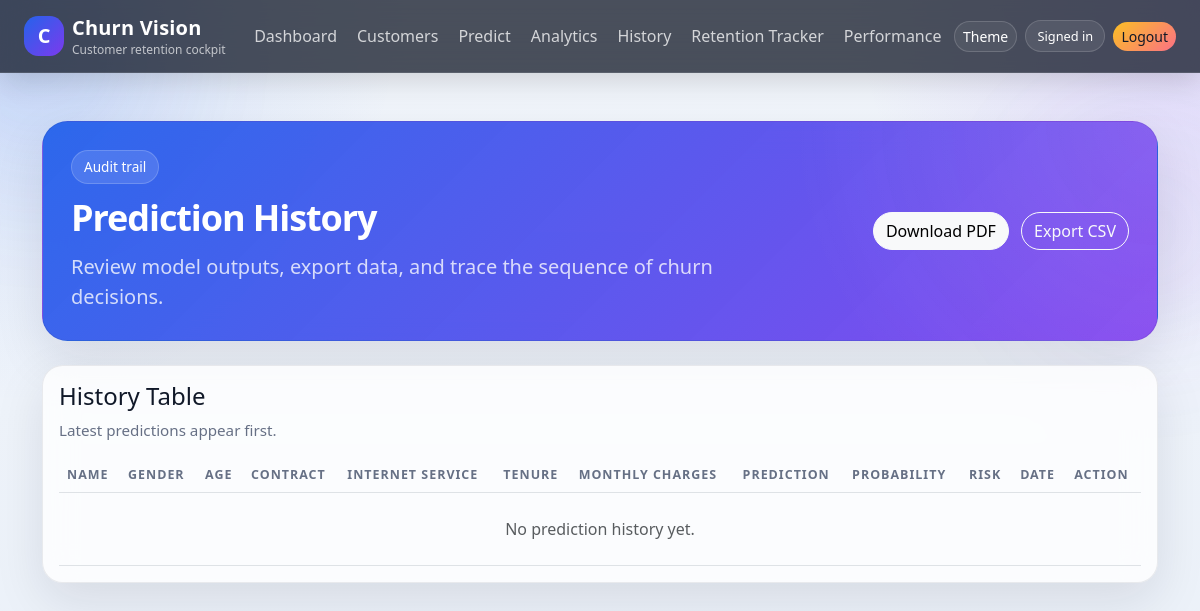
The page /history/ (signed in) on the database as committed earlier.
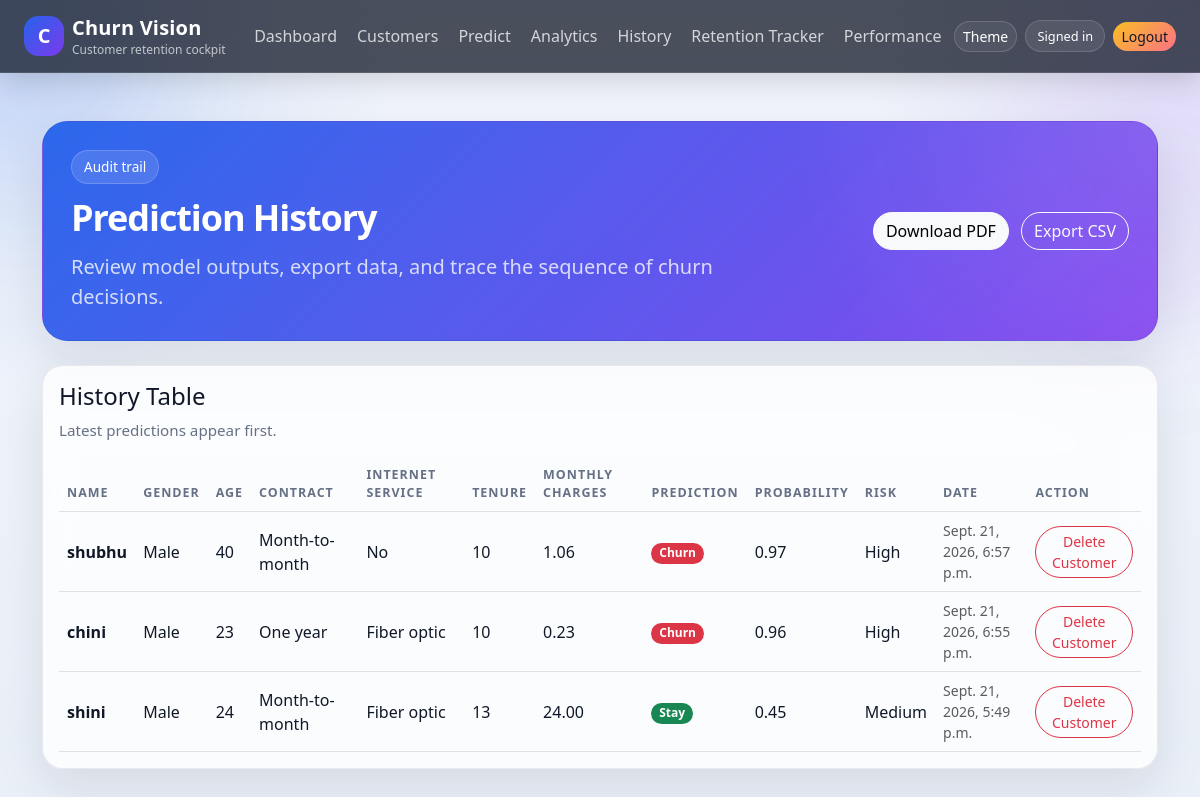
The same page on the database as committed later.
### churnapp/models.py (models this page shows, shortened)
class PredictionHistory(models.Model):
    PREDICTION_CHOICES = [("Stay", "Stay"), ("Churn", "Churn")]
    customer_name = models.CharField(max_length=120)
    customer_id = models.CharField(max_length=30, blank=True)
    gender = models.CharField(max_length=10, blank=True)
    age = models.PositiveIntegerField(null=True, blank=True)
    contract = models.CharField(max_length=30, blank=True)
    internet_service = models.CharField(max_length=20, blank=True)
    tenure = models.PositiveIntegerField(null=True, blank=True)
    monthly_charges = models.DecimalField(max_digits=10, decimal_places=2, null=True, blank=True)
    prediction = models.CharField(max_length=10, choices=PREDICTION_CHOICES)
    probability = models.FloatField()
    risk_level = models.CharField(max_length=10)
    prediction_factors = models.TextField(blank=True)
    recommendation = models.TextField(blank=True)
    created_at = models.DateTimeField(auto_now_add=True)

### churnapp/views.py (the view, shortened to what this page needs)
# urls.py: path("history/", views.prediction_history, name="history"),
@login_required
def prediction_history(request):
    history = PredictionHistory.objects.order_by("-created_at")
    return render(request, "history.html", {"history": history})

### templates/history.html (shortened to what this page needs)
{% extends "base.html" %}
{% block content %}
<div class="hero-panel mb-4 fade-in">
  <div class="row align-items-center">
    <div class="col-lg-8">
      <div class="hero-chip mb-3">Audit trail</div>
      <h1 class="hero-title fw-bold mb-3">Prediction History</h1>
      <p class="lead mb-0 text-white-75">Review model outputs, export data, and trace the sequence of churn decisions.</p>
    </div>
    <div class="col-lg-4 mt-4 mt-lg-0 text-lg-end">
      <a class="btn btn-light pill-filter" href="{% url 'export_pdf_report' %}">Download PDF</a>
      <a class="btn btn-outline-light pill-filter ms-2" href="{% url 'export_history_csv' %}">Export CSV</a>
    </div>
  </div>
</div>
<div class="card glass-card soft-border fade-in delay-1">
  <div class="card-body">
    <div class="section-title">
      <div>
        <h4>History Table</h4>
        <div class="section-subtitle">Latest predictions appear first.</div>
      </div>
    </div>
    <div class="table-responsive">
      <table class="table table-hover mb-0 align-middle">
        <thead>
          <tr>
            <th>Name</th><th>Gender</th><th>Age</th><th>Contract</th>
            <th>Internet service</th><th>Tenure</th><th>Monthly charges</th>
            <th>Prediction</th><th>Probability</th><th>Risk</th><th>Date</th><th>Action</th>
          </tr>
        </thead>
        <tbody>
          {% for item in history %}
            <tr>
              <td class="fw-semibold">{{ item.customer_name }}</td>
              <td>{{ item.gender|default:"—" }}</td>
              <td>{{ item.age|default:"—" }}</td>
              <td>{{ item.contract|default:"—" }}</td>
              <td>{{ item.internet_service|default:"—" }}</td>
              <td>{{ item.tenure|default:"—" }}</td>
              <td>{% if item.monthly_charges is not None %}{{ item.monthly_charges }}{% else %}—{% endif %}</td>
              <td><span class="badge rounded-pill {% if item.prediction == 'Churn' %}text-bg-danger{% else %}text-bg-success{% endif %}">{{ item.prediction }}</span></td>
              <td>{{ item.probability }}</td>
              <td>{{ item.risk_level }}</td>
              <td class="text-muted small">{{ item.created_at }}</td>
              <td>
                <form method="post" action="{% url 'history' %}" onsubmit="return confirm('Delete this customer and all related prediction history?');">
                  <button class="btn btn-sm btn-outline-danger pill-filter" type="submit">Delete Customer</button>
                </form>
              </td>
            </tr>
          {% empty %}
            <tr><td colspan="12" class="text-center py-4 text-muted">No prediction history yet.</td></tr>
          {% endfor %}
        </tbody>
      </table>
    </div>
  </div>
</div>
{% endblock %}

Rows that differ between the two databases and show on the page:
added PredictionHistory: customer_name "shubhu", gender "Male", age "40", contract "Month-to-month", internet_service "No", tenure "10", monthly_charges "1.06", prediction "Churn", probability "0.97", risk_level "High", created_at "Sept. 21, 2026, 6:57 p.m."
added PredictionHistory: customer_name "chini", gender "Male", age "23", contract "One year", internet_service "Fiber optic", tenure "10", monthly_charges "0.23", prediction "Churn", probability "0.96", risk_level "High", created_at "Sept. 21, 2026, 6:55 p.m."
added PredictionHistory: customer_name "shini", gender "Male", age "24", contract "Month-to-month", internet_service "Fiber optic", tenure "13", monthly_charges "24.00", prediction "Stay", probability "0.45", risk_level "Medium", created_at "Sept. 21, 2026, 5:49 p.m."
Other text that changed with them:
text no longer shown: "No prediction history yet."
